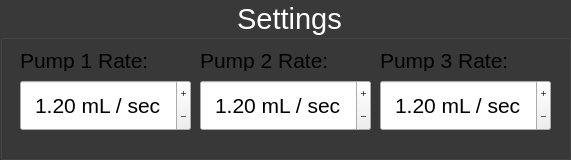
   <widget class="QGroupBox" name="_settingsGroup">
    <property name="geometry">
     <rect>
      <x>10</x>
      <y>310</y>
      <width>571</width>
      <height>160</height>
     </rect>
    </property>
    <property name="palette">
     <palette>
      <active>
       <colorrole role="WindowText">
        <brush brushstyle="SolidPattern">
         <color alpha="255">
          <red>255</red>
          <green>255</green>
          <blue>255</blue>
         </color>
        </brush>
       </colorrole>
       <colorrole role="Button">
        <brush brushstyle="SolidPattern">
         <color alpha="255">
          <red>57</red>
          <green>57</green>
          <blue>57</blue>
         </color>
        </brush>
       </colorrole>
       <colorrole role="Light">
        <brush brushstyle="SolidPattern">
         <color alpha="255">
          <red>86</red>
          <green>86</green>
          <blue>86</blue>
         </color>
        </brush>
       </colorrole>
       <colorrole role="Midlight">
        <brush brushstyle="SolidPattern">
         <color alpha="255">
          <red>71</red>
          <green>71</green>
          <blue>71</blue>
         </color>
        </brush>
       </colorrole>
       <colorrole role="Dark">
        <brush brushstyle="SolidPattern">
         <color alpha="255">
          <red>28</red>
          <green>28</green>
          <blue>28</blue>
         </color>
        </brush>
       </colorrole>
       <colorrole role="Mid">
        <brush brushstyle="SolidPattern">
         <color alpha="255">
          <red>38</red>
          <green>38</green>
          <blue>38</blue>
         </color>
        </brush>
       </colorrole>
       <colorrole role="Text">
        <brush brushstyle="SolidPattern">
         <color alpha="255">
          <red>255</red>
          <green>255</green>
          <blue>255</blue>
         </color>
        </brush>
       </colorrole>
       <colorrole role="BrightText">
        <brush brushstyle="SolidPattern">
         <color alpha="255">
          <red>255</red>
          <green>255</green>
          <blue>255</blue>
         </color>
        </brush>
       </colorrole>
       <colorrole role="ButtonText">
        <brush brushstyle="SolidPattern">
         <color alpha="255">
          <red>255</red>
          <green>255</green>
          <blue>255</blue>
         </color>
        </brush>
       </colorrole>
       <colorrole role="Base">
        <brush brushstyle="SolidPattern">
         <color alpha="255">
          <red>0</red>
          <green>0</green>
          <blue>0</blue>
         </color>
        </brush>
       </colorrole>
       <colorrole role="Window">
        <brush brushstyle="SolidPattern">
         <color alpha="255">
          <red>57</red>
          <green>57</green>
          <blue>57</blue>
         </color>
        </brush>
       </colorrole>
       <colorrole role="Shadow">
        <brush brushstyle="SolidPattern">
         <color alpha="255">
          <red>0</red>
          <green>0</green>
          <blue>0</blue>
         </color>
        </brush>
       </colorrole>
       <colorrole role="AlternateBase">
        <brush brushstyle="SolidPattern">
         <color alpha="255">
          <red>28</red>
          <green>28</green>
          <blue>28</blue>
         </color>
        </brush>
       </colorrole>
       <colorrole role="ToolTipBase">
        <brush brushstyle="SolidPattern">
         <color alpha="255">
          <red>255</red>
          <green>255</green>
          <blue>220</blue>
         </color>
        </brush>
       </colorrole>
       <colorrole role="ToolTipText">
        <brush brushstyle="SolidPattern">
         <color alpha="255">
          <red>0</red>
          <green>0</green>
          <blue>0</blue>
         </color>
        </brush>
       </colorrole>
      </active>
      <inactive>
       <colorrole role="WindowText">
        <brush brushstyle="SolidPattern">
         <color alpha="255">
          <red>255</red>
          <green>255</green>
          <blue>255</blue>
         </color>
        </brush>
       </colorrole>
       <colorrole role="Button">
        <brush brushstyle="SolidPattern">
         <color alpha="255">
          <red>57</red>
          <green>57</green>
          <blue>57</blue>
         </color>
        </brush>
       </colorrole>
       <colorrole role="Light">
        <brush brushstyle="SolidPattern">
         <color alpha="255">
          <red>86</red>
          <green>86</green>
          <blue>86</blue>
         </color>
        </brush>
       </colorrole>
       <colorrole role="Midlight">
        <brush brushstyle="SolidPattern">
         <color alpha="255">
          <red>71</red>
          <green>71</green>
          <blue>71</blue>
         </color>
        </brush>
       </colorrole>
       <colorrole role="Dark">
        <brush brushstyle="SolidPattern">
         <color alpha="255">
          <red>28</red>
          <green>28</green>
          <blue>28</blue>
         </color>
        </brush>
       </colorrole>
       <colorrole role="Mid">
        <brush brushstyle="SolidPattern">
         <color alpha="255">
          <red>38</red>
          <green>38</green>
          <blue>38</blue>
         </color>
        </brush>
       </colorrole>
       <colorrole role="Text">
        <brush brushstyle="SolidPattern">
         <color alpha="255">
          <red>255</red>
          <green>255</green>
          <blue>255</blue>
         </color>
        </brush>
       </colorrole>
       <colorrole role="BrightText">
        <brush brushstyle="SolidPattern">
         <color alpha="255">
          <red>255</red>
          <green>255</green>
          <blue>255</blue>
         </color>
        </brush>
       </colorrole>
       <colorrole role="ButtonText">
        <brush brushstyle="SolidPattern">
         <color alpha="255">
          <red>255</red>
          <green>255</green>
          <blue>255</blue>
         </color>
        </brush>
       </colorrole>
       <colorrole role="Base">
        <brush brushstyle="SolidPattern">
         <color alpha="255">
          <red>0</red>
          <green>0</green>
          <blue>0</blue>
         </color>
        </brush>
       </colorrole>
       <colorrole role="Window">
        <brush brushstyle="SolidPattern">
         <color alpha="255">
          <red>57</red>
          <green>57</green>
          <blue>57</blue>
         </color>
        </brush>
       </colorrole>
       <colorrole role="Shadow">
        <brush brushstyle="SolidPattern">
         <color alpha="255">
          <red>0</red>
          <green>0</green>
          <blue>0</blue>
         </color>
        </brush>
       </colorrole>
       <colorrole role="AlternateBase">
        <brush brushstyle="SolidPattern">
         <color alpha="255">
          <red>28</red>
          <green>28</green>
          <blue>28</blue>
         </color>
        </brush>
       </colorrole>
       <colorrole role="ToolTipBase">
        <brush brushstyle="SolidPattern">
         <color alpha="255">
          <red>255</red>
          <green>255</green>
          <blue>220</blue>
         </color>
        </brush>
       </colorrole>
       <colorrole role="ToolTipText">
        <brush brushstyle="SolidPattern">
         <color alpha="255">
          <red>0</red>
          <green>0</green>
          <blue>0</blue>
         </color>
        </brush>
       </colorrole>
      </inactive>
      <disabled>
       <colorrole role="WindowText">
        <brush brushstyle="SolidPattern">
         <color alpha="255">
          <red>28</red>
          <green>28</green>
          <blue>28</blue>
         </color>
        </brush>
       </colorrole>
       <colorrole role="Button">
        <brush brushstyle="SolidPattern">
         <color alpha="255">
          <red>57</red>
          <green>57</green>
          <blue>57</blue>
         </color>
        </brush>
       </colorrole>
       <colorrole role="Light">
        <brush brushstyle="SolidPattern">
         <color alpha="255">
          <red>86</red>
          <green>86</green>
          <blue>86</blue>
         </color>
        </brush>
       </colorrole>
       <colorrole role="Midlight">
        <brush brushstyle="SolidPattern">
         <color alpha="255">
          <red>71</red>
          <green>71</green>
          <blue>71</blue>
         </color>
        </brush>
       </colorrole>
       <colorrole role="Dark">
        <brush brushstyle="SolidPattern">
         <color alpha="255">
          <red>28</red>
          <green>28</green>
          <blue>28</blue>
         </color>
        </brush>
       </colorrole>
       <colorrole role="Mid">
        <brush brushstyle="SolidPattern">
         <color alpha="255">
          <red>38</red>
          <green>38</green>
          <blue>38</blue>
         </color>
        </brush>
       </colorrole>
       <colorrole role="Text">
        <brush brushstyle="SolidPattern">
         <color alpha="255">
          <red>28</red>
          <green>28</green>
          <blue>28</blue>
         </color>
        </brush>
       </colorrole>
       <colorrole role="BrightText">
        <brush brushstyle="SolidPattern">
         <color alpha="255">
          <red>255</red>
          <green>255</green>
          <blue>255</blue>
         </color>
        </brush>
       </colorrole>
       <colorrole role="ButtonText">
        <brush brushstyle="SolidPattern">
         <color alpha="255">
          <red>28</red>
          <green>28</green>
          <blue>28</blue>
         </color>
        </brush>
       </colorrole>
       <colorrole role="Base">
        <brush brushstyle="SolidPattern">
         <color alpha="255">
          <red>57</red>
          <green>57</green>
          <blue>57</blue>
         </color>
        </brush>
       </colorrole>
       <colorrole role="Window">
        <brush brushstyle="SolidPattern">
         <color alpha="255">
          <red>57</red>
          <green>57</green>
          <blue>57</blue>
         </color>
        </brush>
       </colorrole>
       <colorrole role="Shadow">
        <brush brushstyle="SolidPattern">
         <color alpha="255">
          <red>0</red>
          <green>0</green>
          <blue>0</blue>
         </color>
        </brush>
       </colorrole>
       <colorrole role="AlternateBase">
        <brush brushstyle="SolidPattern">
         <color alpha="255">
          <red>57</red>
          <green>57</green>
          <blue>57</blue>
         </color>
        </brush>
       </colorrole>
       <colorrole role="ToolTipBase">
        <brush brushstyle="SolidPattern">
         <color alpha="255">
          <red>255</red>
          <green>255</green>
          <blue>220</blue>
         </color>
        </brush>
       </colorrole>
       <colorrole role="ToolTipText">
        <brush brushstyle="SolidPattern">
         <color alpha="255">
          <red>0</red>
          <green>0</green>
          <blue>0</blue>
         </color>
        </brush>
       </colorrole>
      </disabled>
     </palette>
    </property>
    <property name="font">
     <font>
      <family>Helvetica Neue</family>
      <pointsize>22</pointsize>
      <bold>false</bold>
     </font>
    </property>
    <property name="autoFillBackground">
     <bool>true</bool>
    </property>
    <property name="styleSheet">
     <string notr="true">QGroupBox::title { color: rgb(255, 255, 255); }</string>
    </property>
    <property name="title">
     <string>Settings</string>
    </property>
    <property name="alignment">
     <set>Qt::AlignCenter</set>
    </property>
    <widget class="QDoubleSpinBox" name="_pump2RateSpinbox">
     <property name="geometry">
      <rect>
       <x>200</x>
       <y>80</y>
       <width>171</width>
       <height>51</height>
      </rect>
     </property>
     <property name="font">
      <font>
       <pointsize>16</pointsize>
      </font>
     </property>
     <property name="alignment">
      <set>Qt::AlignCenter</set>
     </property>
     <property name="buttonSymbols">
      <enum>QAbstractSpinBox::PlusMinus</enum>
     </property>
     <property name="suffix">
      <string> mL / sec</string>
     </property>
     <property name="minimum">
      <double>0.100000000000000</double>
     </property>
     <property name="maximum">
      <double>10.000000000000000</double>
     </property>
     <property name="singleStep">
      <double>0.100000000000000</double>
     </property>
     <property name="value">
      <double>1.200000000000000</double>
     </property>
    </widget>
    <widget class="QLabel" name="label_2">
     <property name="geometry">
      <rect>
       <x>20</x>
       <y>50</y>
       <width>151</width>
       <height>21</height>
      </rect>
     </property>
     <property name="font">
      <font>
       <pointsize>16</pointsize>
      </font>
     </property>
     <property name="text">
      <string>Pump 1 Rate:</string>
     </property>
     <property name="alignment">
      <set>Qt::AlignLeading|Qt::AlignLeft|Qt::AlignVCenter</set>
     </property>
    </widget>
    <widget class="QLabel" name="label_3">
     <property name="geometry">
      <rect>
       <x>200</x>
       <y>50</y>
       <width>151</width>
       <height>21</height>
      </rect>
     </property>
     <property name="font">
      <font>
       <pointsize>16</pointsize>
      </font>
     </property>
     <property name="text">
      <string>Pump 2 Rate:</string>
     </property>
     <property name="alignment">
      <set>Qt::AlignLeading|Qt::AlignLeft|Qt::AlignVCenter</set>
     </property>
    </widget>
    <widget class="QLabel" name="label_4">
     <property name="geometry">
      <rect>
       <x>380</x>
       <y>50</y>
       <width>151</width>
       <height>21</height>
      </rect>
     </property>
     <property name="font">
      <font>
       <pointsize>16</pointsize>
      </font>
     </property>
     <property name="text">
      <string>Pump 3 Rate:</string>
     </property>
     <property name="alignment">
      <set>Qt::AlignLeading|Qt::AlignLeft|Qt::AlignVCenter</set>
     </property>
    </widget>
    <widget class="QDoubleSpinBox" name="_pump3RateSpinbox">
     <property name="geometry">
      <rect>
       <x>380</x>
       <y>80</y>
       <width>171</width>
       <height>51</height>
      </rect>
     </property>
     <property name="font">
      <font>
       <pointsize>16</pointsize>
      </font>
     </property>
     <property name="alignment">
      <set>Qt::AlignCenter</set>
     </property>
     <property name="buttonSymbols">
      <enum>QAbstractSpinBox::PlusMinus</enum>
     </property>
     <property name="suffix">
      <string> mL / sec</string>
     </property>
     <property name="minimum">
      <double>0.100000000000000</double>
     </property>
     <property name="maximum">
      <double>10.000000000000000</double>
     </property>
     <property name="singleStep">
      <double>0.100000000000000</double>
     </property>
     <property name="value">
      <double>1.200000000000000</double>
     </property>
    </widget>
    <widget class="QDoubleSpinBox" name="_pump1RateSpinbox">
     <property name="geometry">
      <rect>
       <x>20</x>
       <y>80</y>
       <width>171</width>
       <height>51</height>
      </rect>
     </property>
     <property name="font">
      <font>
       <pointsize>16</pointsize>
      </font>
     </property>
     <property name="alignment">
      <set>Qt::AlignCenter</set>
     </property>
     <property name="buttonSymbols">
      <enum>QAbstractSpinBox::PlusMinus</enum>
     </property>
     <property name="suffix">
      <string> mL / sec</string>
     </property>
     <property name="minimum">
      <double>0.100000000000000</double>
     </property>
     <property name="maximum">
      <double>10.000000000000000</double>
     </property>
     <property name="singleStep">
      <double>0.100000000000000</double>
     </property>
     <property name="value">
      <double>1.200000000000000</double>
     </property>
    </widget>
   </widget>
